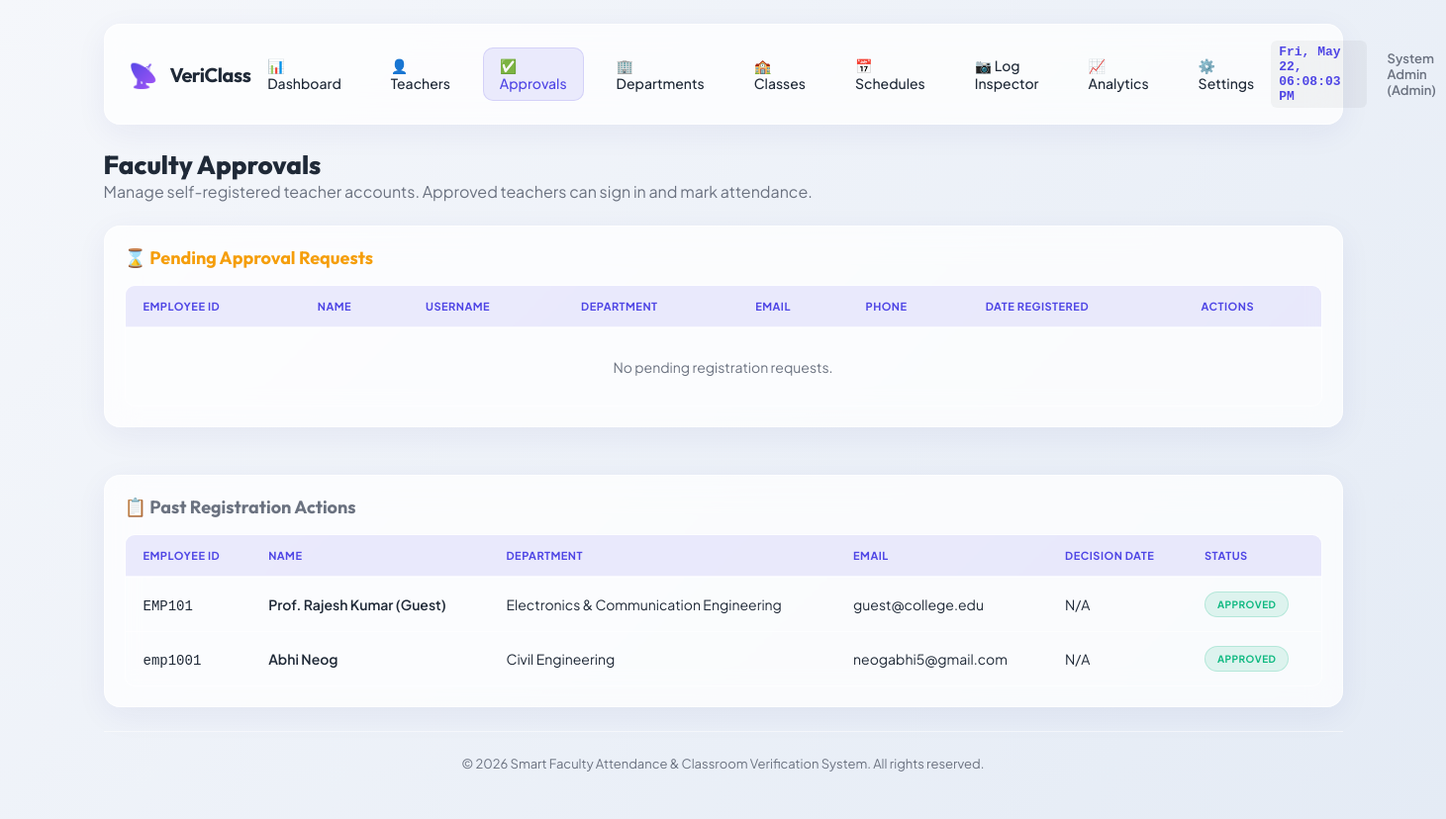
Page /admin/approvals (signed in) on the committed database.
### models.py (models this page shows, shortened)
class TeacherProfile(db.Model):
    __tablename__ = 'teacher_profiles'
    id = db.Column(db.Integer, primary_key=True)
    user_id = db.Column(db.Integer, db.ForeignKey('users.id', ondelete='CASCADE'), unique=True, nullable=False)
    employee_id = db.Column(db.String(50), unique=True, nullable=False, index=True)
    name = db.Column(db.String(120), nullable=False)
    phone = db.Column(db.String(20), nullable=True)
    department_id = db.Column(db.Integer, db.ForeignKey('departments.id', ondelete='SET NULL'), nullable=True)
    approval_status = db.Column(db.String(20), default='Pending', nullable=False) # 'Pending', 'Approved', 'Rejected'
    approved_by_id = db.Column(db.Integer, db.ForeignKey('users.id'), nullable=True)
    approved_at = db.Column(db.DateTime, nullable=True)
    user = db.relationship('User', foreign_keys=[user_id], back_populates='profile', lazy=True)
    approver = db.relationship('User', foreign_keys=[approved_by_id], lazy=True)
    timetables = db.relationship('Timetable', backref='teacher_profile', cascade="all, delete-orphan", lazy=True)
    attendance_logs = db.relationship('AttendanceLog', backref='teacher_profile', cascade="all, delete-orphan", lazy=True)

class Department(db.Model):
    __tablename__ = 'departments'
    id = db.Column(db.Integer, primary_key=True)
    name = db.Column(db.String(100), unique=True, nullable=False)
    code = db.Column(db.String(20), unique=True, nullable=False) # e.g. 'CSE', 'ECE'
    teachers = db.relationship('TeacherProfile', backref='department', lazy=True)

class User(db.Model):
    __tablename__ = 'users'
    id = db.Column(db.Integer, primary_key=True)
    username = db.Column(db.String(80), unique=True, nullable=False, index=True)
    password_hash = db.Column(db.String(255), nullable=True) # Nullable for first-time password setup
    role_id = db.Column(db.Integer, db.ForeignKey('roles.id'), nullable=False)
    email = db.Column(db.String(120), unique=True, nullable=False, index=True)
    is_active = db.Column(db.Boolean, default=True)
    needs_password_setup = db.Column(db.Boolean, default=False)
    created_at = db.Column(db.DateTime, default=datetime.utcnow)
    profile = db.relationship('TeacherProfile', foreign_keys='TeacherProfile.user_id', back_populates='user', uselist=False, cascade="all, delete-orphan", lazy=True)

### app.py (the view, shortened to what this page needs)
@app.route('/admin/approvals', methods=['GET', 'POST'])
def admin_approvals():
    if not is_logged_in() or session.get('role') != 'admin':
        flash("Access Denied.", "danger")
        return redirect(url_for('login'))
    pending = TeacherProfile.query.filter_by(approval_status='Pending').join(TeacherProfile.user).order_by(User.created_at).all()
    past_approvals = TeacherProfile.query.filter(TeacherProfile.approval_status != 'Pending').order_by(TeacherProfile.approved_at.desc()).all()
    return render_template('admin_approvals.html', pending=pending, past_approvals=past_approvals)

### app.py (called while the page is built)
def is_logged_in():
    return 'user_id' in session

### templates/admin_approvals.html (shortened to what this page needs)
{% extends "base.html" %}
{% block content %}
<div style="margin-bottom: 24px;">
    <h2 style="font-family: var(--font-title); font-size: 26px; font-weight: 800;">Faculty Approvals</h2>
    <p style="color: var(--color-text-muted);">Manage self-registered teacher accounts. Approved teachers can sign in and mark attendance.</p>
</div>
<div style="display: grid; grid-template-columns: 1fr; gap: 24px;">
    <div class="glass-card" style="padding: 20px;">
        <h3 style="font-family: var(--font-title); font-size: 18px; margin-bottom: 16px; color: var(--color-warning);">⌛ Pending Approval Requests</h3>
        <div class="table-responsive">
            <table class="custom-table">
                <thead>
                    <tr>
                        <th>Employee ID</th>
                        <th>Name</th>
                        <th>Username</th>
                        <th>Department</th>
                        <th>Email</th>
                        <th>Phone</th>
                        <th>Date Registered</th>
                        <th>Actions</th>
                    </tr>
                </thead>
                <tbody>
                    {% if pending %}
                        {% for req in pending %}
                            <tr>
                                <td style="font-weight: 700;"><code>{{ req.employee_id }}</code></td>
                                <td style="font-weight: 600;">{{ req.name }}</td>
                                <td><code>{{ req.user.username if req.user else 'N/A' }}</code></td>
                                <td>{{ req.department.name if req.department else 'N/A' }}</td>
                                <td>{{ req.user.email if req.user else 'N/A' }}</td>
                                <td>{{ req.phone or 'N/A' }}</td>
                                <td>{{ req.user.created_at.strftime('%Y-%m-%d %H:%M') if req.user else 'N/A' }}</td>
                                <td>
                                    <div style="display: flex; gap: 8px;">
                                        <form action="{{ url_for('admin_approvals') }}" method="POST" style="display: inline;">
                                            <input type="hidden" name="profile_id" value="{{ req.id }}">
                                            <input type="hidden" name="decision" value="approve">
                                            <button type="submit" class="btn btn-success" style="padding: 6px 12px; font-size: 12px; background-color: var(--color-success); border-color: var(--color-success);">
                                                Approve ✅
                                            </button>
                                        </form>
                                        <form action="{{ url_for('admin_approvals') }}" method="POST" style="display: inline;" onsubmit="return confirm('Reject this registration?');">
                                            <input type="hidden" name="profile_id" value="{{ req.id }}">
                                            <input type="hidden" name="decision" value="reject">
                                            <button type="submit" class="btn btn-danger" style="padding: 6px 12px; font-size: 12px; background-color: var(--color-danger); border-color: var(--color-danger);">
                                                Reject ❌
                                            </button>
                                        </form>
                                    </div>
                                </td>
                            </tr>
                        {% endfor %}
                    {% else %}
                        <tr>
                            <td colspan="8" style="text-align: center; color: var(--color-text-muted); padding: 30px;">No pending registration requests.</td>
                        </tr>
                    {% endif %}
                </tbody>
            </table>
        </div>
    </div>
    <div class="glass-card" style="padding: 20px;">
        <h3 style="font-family: var(--font-title); font-size: 18px; margin-bottom: 16px; color: var(--color-text-muted);">📋 Past Registration Actions</h3>
        <div class="table-responsive">
            <table class="custom-table">
                <thead>
                    <tr>
                        <th>Employee ID</th>
                        <th>Name</th>
                        <th>Department</th>
                        <th>Email</th>
                        <th>Decision Date</th>
                        <th>Status</th>
                    </tr>
                </thead>
                <tbody>
                    {% if past_approvals %}
                        {% for req in past_approvals %}
                            <tr>
                                <td><code>{{ req.employee_id }}</code></td>
                                <td style="font-weight: 600;">{{ req.name }}</td>
                                <td>{{ req.department.name if req.department else 'N/A' }}</td>
                                <td>{{ req.user.email if req.user else 'N/A' }}</td>
                                <td>{{ req.approved_at.strftime('%Y-%m-%d %H:%M') if req.approved_at else 'N/A' }}</td>
                                <td>
                                    <span class="badge {% if req.approval_status == 'Approved' %}badge-approved{% else %}badge-rejected{% endif %}" style="font-size: 10px;">
                                        {{ req.approval_status }}
                                    </span>
                                </td>
                            </tr>
                        {% endfor %}
                    {% else %}
                        <tr>
                            <td colspan="6" style="text-align: center; color: var(--color-text-muted); padding: 30px;">No history records found.</td>
                        </tr>
                    {% endif %}
                </tbody>
            </table>
        </div>
    </div>
</div>
{% endblock %}

### static/css/style.css (style rules this page uses)
:root { --font-primary: 'Plus Jakarta Sans', sans-serif; --font-title: 'Outfit', sans-serif; --bg-app: linear-gradient(135deg, #f5f7fb 0%, #e4ebf5 100%); --bg-card: rgba(255, 255, 255, 0.75); --border-card: rgba(255, 255, 255, 0.6); --shadow-card: 0 8px 32px 0 rgba(31, 38, 135, 0.06); --shadow-card-hover: 0 12px 40px 0 rgba(31, 38, 135, 0.12); --color-primary: #4f46e5; --color-primary-hover: #4338ca; --color-primary-light: rgba(79, 70, 229, 0.1); --color-success: #10b981; --color-success-light: rgba(16, 185, 129, 0.12); --color-warning: #f59e0b; --color-warning-light: rgba(245, 158, 11, 0.12); --color-danger: #ef4444; --color-danger-light: rgba(239, 68, 68, 0.12); --color-text-main: #1f2937; --color-text-muted: #6b7280; --color-text-on-primary: #ffffff; --glass-blur: 16px; --border-radius-lg: 16px; --border-radius-md: 10px; --border-radius-sm: 6px; --transition-speed: 0.3s; --transition-curve: cubic-bezier(0.4, 0, 0.2, 1); }
* { margin: 0; padding: 0; box-sizing: border-box; }
body { font-family: var(--font-primary); background: var(--bg-app); color: var(--color-text-main); min-height: 100vh; display: flex; flex-direction: column; overflow-x: hidden; transition: background var(--transition-speed) var(--transition-curve), color var(--transition-speed) var(--transition-curve); -webkit-font-smoothing: antialiased; }
.glass-card { background: var(--bg-card); border: 1px solid var(--border-card); border-radius: var(--border-radius-lg); box-shadow: var(--shadow-card); backdrop-filter: blur(var(--glass-blur)); -webkit-backdrop-filter: blur(var(--glass-blur)); padding: 24px; margin-bottom: 24px; transition: transform var(--transition-speed) var(--transition-curve), box-shadow var(--transition-speed) var(--transition-curve); }
.table-responsive { overflow-x: auto; border-radius: var(--border-radius-md); border: 1px solid var(--border-card); }
.custom-table { width: 100%; border-collapse: collapse; text-align: left; font-size: 14px; background: rgba(255, 255, 255, 0.02); }
.custom-table th { background: var(--color-primary-light); color: var(--color-primary); font-weight: 700; padding: 14px 18px; border-bottom: 2px solid var(--border-card); text-transform: uppercase; font-size: 11px; letter-spacing: 0.5px; }
.custom-table td { padding: 14px 18px; border-bottom: 1px solid var(--border-card); color: var(--color-text-main); vertical-align: middle; }
.custom-table tr:last-child td { border-bottom: none; }
.badge { display: inline-flex; align-items: center; padding: 6px 12px; border-radius: 50px; font-size: 11px; font-weight: 700; text-transform: uppercase; letter-spacing: 0.5px; }
.badge-approved { background: var(--color-success-light); color: var(--color-success); border: 1px solid rgba(16, 185, 129, 0.2); }

### rows in the picture
TeacherProfile: employee_id "EMP101", name "Prof. Rajesh Kumar (Guest)", department "Electronics & Communication Engineering", user "guest@college.edu", approved_at "N/A", approval_status "APPROVED"
TeacherProfile: employee_id "emp1001", name "Abhi Neog", department "Civil Engineering", user "neogabhi5@gmail.com", approved_at "N/A", approval_status "APPROVED"

### other values in the picture
{{ session.get('name') }} "System Admin"
{{ session.get('role')|capitalize }} "Admin"
